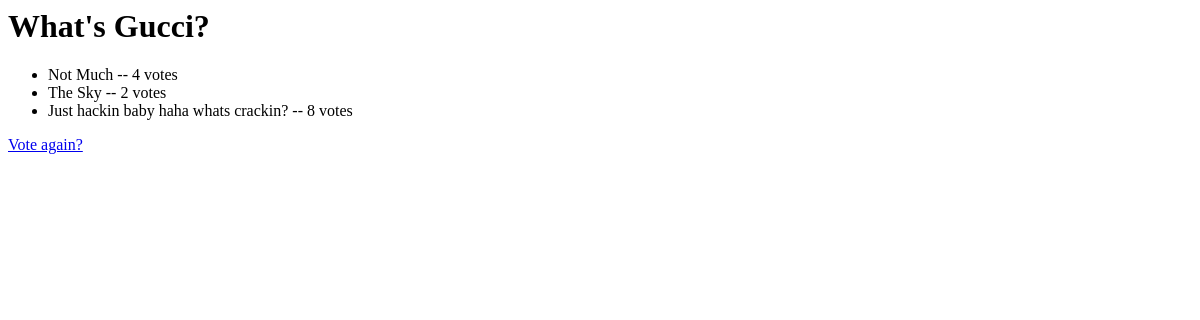
/polls/1/results/, run on an earlier commit of the app's database.
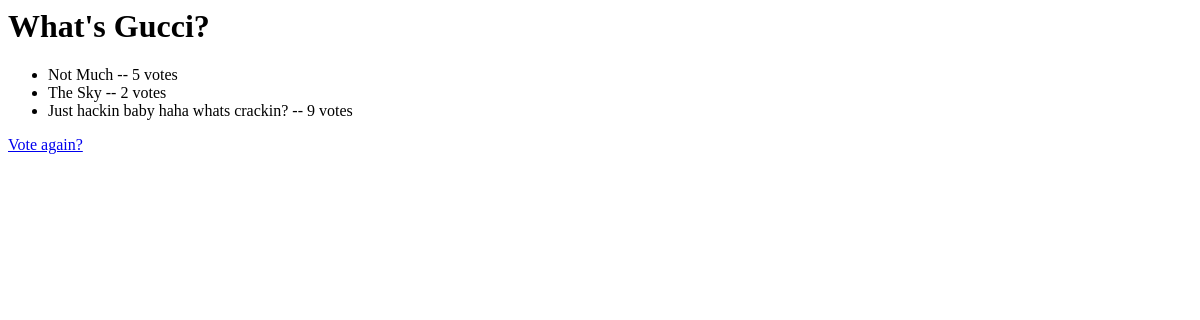
And on a later commit of the database.
### polls/models.py (models this page shows, shortened)
class Question(models.Model):
    question_text = models.CharField(max_length=200)
    pub_date = models.DateTimeField('date published')
    def was_published_recently(self):
        now = timezone.now()
        return now - datetime.timedelta(days=1) <= self.pub_date <= now
    was_published_recently.admin_order_field = 'pub_date'
    was_published_recently.boolean = True
    was_published_recently.short_description = 'Published recently?'

class Choice(models.Model):
    question = models.ForeignKey(Question, on_delete=models.CASCADE)
    choice_text = models.CharField(max_length=200)
    votes = models.IntegerField(default=0)

### polls/views.py (the view)
# urls.py: path('<int:question_id>/results/', views.results, name='results'),
def results(request, question_id):
    question = get_object_or_404(Question, pk=question_id)
    return render(request, 'polls/results.html', {'question': question})

### polls/templates/polls/results.html
<h1>{{ question.question_text }}</h1>
<ul>
{% for choice in question.choice_set.all %}
    <li>{{ choice.choice_text }} -- {{ choice.votes }} vote{{ choice.votes|pluralize }}</li>
{% endfor %}
</ul>
<a href="{% url 'polls:detail' question.id %}">Vote again?</a>

What changed in the data, as far as the page shows it:
changed Choice "Not Much": votes "4" → "5"
changed Choice "Just hackin baby haha whats crackin?": votes "8" → "9"
